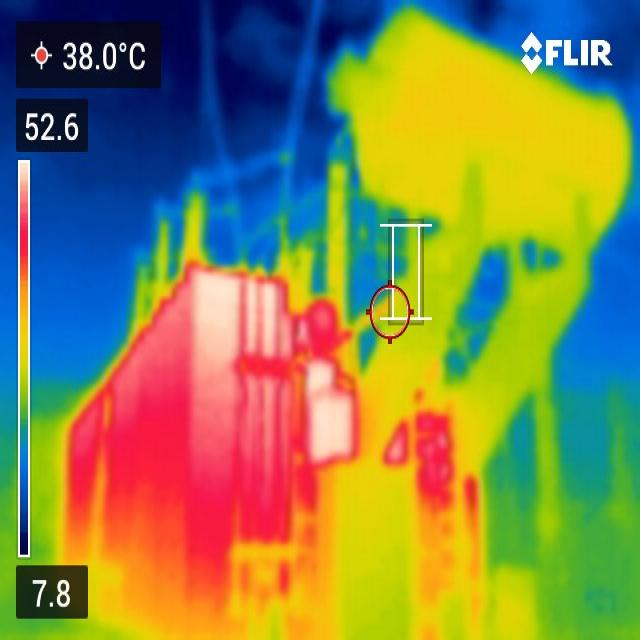
#> input picture transformer-inspector/Faulty_Detection/samples/T1_faulty_001 (1).jpg, 640 x 640 px
$ python swift_matcher.py 'samples/T1_faulty_001 (1).jpg' samples/T1_normal_001.jpg 1.0
#> lines starting #> are read from the running program, lines starting #| are printed output that depends on the picture
#!/usr/bin/env python3
"""
Swift Image Matching - High Performance Thermal Image Comparison
Uses optimized algorithms for fast similarity detection
"""

import cv2
import numpy as np
import sys
import os
import time
from pathlib import Path

class SwiftMatcher:
    def __init__(self, threshold=0.85):
        """
        Swift image matcher using optimized algorithms

        Args:
            threshold: Similarity threshold (0.0 to 1.0)
        """
        self.threshold = threshold
        # More robust feature detector for augmented images
        self.orb = cv2.ORB_create(nfeatures=2000, scaleFactor=1.2, nlevels=8)
        self.bf = cv2.BFMatcher(cv2.NORM_HAMMING, crossCheck=True)

        # SIFT detector for better keypoint detection (if available)
        try:
            self.sift = cv2.SIFT_create(nfeatures=1000)
            self.sift_available = True
        except:
            self.sift_available = False

    def read_and_preprocess(self, path, target_size=(512, 512)):
        """Fast image reading and preprocessing"""
        img = cv2.imread(path, cv2.IMREAD_GRAYSCALE)
        if img is None:
            raise FileNotFoundError(f"Cannot read {path}")

        # Resize for faster processing
        img = cv2.resize(img, target_size)

        # Histogram equalization for better feature detection
        img = cv2.equalizeHist(img)

        return img

    def extract_features(self, img):
        """Extract ORB features for matching"""
        keypoints, descriptors = self.orb.detectAndCompute(img, None)
        return keypoints, descriptors

    def histogram_comparison(self, img1, img2):
        """Improved histogram-based comparison with multiple color spaces"""
        scores = []

        # Original grayscale histogram
        hist1 = cv2.calcHist([img1], [0], None, [256], [0, 256])
        hist2 = cv2.calcHist([img2], [0], None, [256], [0, 256])

        # Normalize histograms
        cv2.normalize(hist1, hist1, 0, 1, cv2.NORM_MINMAX)
        cv2.normalize(hist2, hist2, 0, 1, cv2.NORM_MINMAX)

        # Multiple comparison methods
        correlation = cv2.compareHist(hist1, hist2, cv2.HISTCMP_CORREL)
        chi_square = 1.0 / (1.0 + cv2.compareHist(hist1, hist2, cv2.HISTCMP_CHISQR))
        intersection = cv2.compareHist(hist1, hist2, cv2.HISTCMP_INTERSECT)

        # Robust histogram (less sensitive to brightness changes)
        # Use smaller bins to reduce sensitivity
        hist1_coarse = cv2.calcHist([img1], [0], None, [32], [0, 256])
        hist2_coarse = cv2.calcHist([img2], [0], None, [32], [0, 256])
        cv2.normalize(hist1_coarse, hist1_coarse, 0, 1, cv2.NORM_MINMAX)
        cv2.normalize(hist2_coarse, hist2_coarse, 0, 1, cv2.NORM_MINMAX)

        coarse_corr = cv2.compareHist(hist1_coarse, hist2_coarse, cv2.HISTCMP_CORREL)

        # Combine scores (weighted average)
        final_score = (correlation * 0.4 + chi_square * 0.2 +
                      intersection * 0.2 + coarse_corr * 0.2)

        return max(0, final_score)

    def template_matching(self, img1, img2):
        """Fast template matching with multiple scales"""
        scores = []

        # Try different scales
        scales = [0.8, 1.0, 1.2]

        for scale in scales:
            h, w = img2.shape
            new_h, new_w = int(h * scale), int(w * scale)

            if new_h > img1.shape[0] or new_w > img1.shape[1]:
                continue

            resized_template = cv2.resize(img2, (new_w, new_h))

            # Template matching
            result = cv2.matchTemplate(img1, resized_template, cv2.TM_CCOEFF_NORMED)
            _, max_val, _, _ = cv2.minMaxLoc(result)
            scores.append(max_val)

        return max(scores) if scores else 0.0

    def feature_matching(self, desc1, desc2, kp1=None, kp2=None):
        """Improved feature matching with ratio test and geometric verification"""
        if desc1 is None or desc2 is None or len(desc1) < 10 or len(desc2) < 10:
            return 0.0

        try:
            # Use FLANN matcher for better performance
            FLANN_INDEX_KDTREE = 1
            index_params = dict(algorithm=FLANN_INDEX_KDTREE, trees=5)
            search_params = dict(checks=50)
            flann = cv2.FlannBasedMatcher(index_params, search_params)

            # Get k=2 nearest neighbors for ratio test
            if len(desc1) >= 2 and len(desc2) >= 2:
                matches = flann.knnMatch(desc1, desc2, k=2)
            else:
                # Fallback to brute force matcher
                matches = self.bf.match(desc1, desc2)
                matches = sorted(matches, key=lambda x: x.distance)
                good_matches = [m for m in matches if m.distance < 50]
                if len(good_matches) > 0:
                    match_ratio = len(good_matches) / min(len(desc1), len(desc2))
                    avg_distance = np.mean([m.distance for m in good_matches])
                    return max(0, 1.0 - (avg_distance / 100.0)) * match_ratio
                return 0.0

            # Apply Lowe's ratio test
            good_matches = []
            for match_pair in matches:
                if len(match_pair) == 2:
                    m, n = match_pair
                    if m.distance < 0.7 * n.distance:  # Lowe's ratio test
                        good_matches.append(m)

            if len(good_matches) < 10:
                return 0.0

            # Geometric verification using homography (if enough matches)
            if len(good_matches) >= 15 and kp1 is not None and kp2 is not None:
                src_pts = np.float32([kp1[m.queryIdx].pt for m in good_matches]).reshape(-1, 1, 2)
                dst_pts = np.float32([kp2[m.trainIdx].pt for m in good_matches]).reshape(-1, 1, 2)

                # Find homography with RANSAC
                M, mask = cv2.findHomography(src_pts, dst_pts,
                                           cv2.RANSAC, 5.0)

                if mask is not None:
                    inliers = np.sum(mask)
                    inlier_ratio = inliers / len(good_matches)

                    # Score based on inlier ratio and number of matches
                    match_score = (inlier_ratio * 0.7 +
                                 min(1.0, len(good_matches) / 100.0) * 0.3)
                    return match_score

            # Standard scoring without geometric verification
            match_ratio = len(good_matches) / min(len(desc1), len(desc2))
            avg_distance = np.mean([m.distance for m in good_matches])
            similarity = max(0, 1.0 - (avg_distance / 100.0))

            return similarity * match_ratio

        except Exception as e:
            print(f"Feature matching error: {e}")
            # Fallback to simple matching
            try:
                matches = self.bf.match(desc1, desc2)
                if len(matches) > 10:
                    matches = sorted(matches, key=lambda x: x.distance)
                    good_matches = matches[:min(50, len(matches)//2)]
                    avg_distance = np.mean([m.distance for m in good_matches])
                    return max(0, 1.0 - (avg_distance / 100.0))
            except:
                pass
            return 0.0

    def phase_correlation(self, img1, img2):
        """Phase correlation for translation detection"""
        try:
            # Convert to float32
            f1 = img1.astype(np.float32)
            f2 = img2.astype(np.float32)

            # FFT
            F1 = np.fft.fft2(f1)
            F2 = np.fft.fft2(f2)

            # Phase correlation
            R = (F1 * np.conj(F2)) / (np.abs(F1 * np.conj(F2)) + 1e-10)
            r = np.fft.ifft2(R).real

            # Find peak
            peak = np.max(r)
            return min(1.0, peak)

        except Exception:
            return 0.0

    def augmentation_robust_compare(self, img1, img2):
        """Compare images robust to common augmentations"""
        scores = []

        # Test with different brightness adjustments
        brightness_factors = [0.8, 1.0, 1.2]
        for factor in brightness_factors:
            adjusted = np.clip(img2.astype(np.float32) * factor, 0, 255).astype(np.uint8)

            # Simple correlation
            corr = cv2.matchTemplate(img1, adjusted, cv2.TM_CCOEFF_NORMED)
            scores.append(np.max(corr))

        # Test with small rotations (common in augmentation)
        for angle in [-5, 0, 5]:
            h, w = img2.shape
            center = (w // 2, h // 2)
            M = cv2.getRotationMatrix2D(center, angle, 1.0)
            rotated = cv2.warpAffine(img2, M, (w, h))

            corr = cv2.matchTemplate(img1, rotated, cv2.TM_CCOEFF_NORMED)
            scores.append(np.max(corr))

        # Test with slight scaling
        for scale in [0.95, 1.0, 1.05]:
            h, w = img2.shape
            new_h, new_w = int(h * scale), int(w * scale)
            if new_h > 0 and new_w > 0 and new_h <= img1.shape[0] and new_w <= img1.shape[1]:
                scaled = cv2.resize(img2, (new_w, new_h))

                # Pad or crop to match img1 size
                if scaled.shape[0] < img1.shape[0] or scaled.shape[1] < img1.shape[1]:
                    # Pad
                    pad_h = max(0, img1.shape[0] - scaled.shape[0])
                    pad_w = max(0, img1.shape[1] - scaled.shape[1])
                    scaled = cv2.copyMakeBorder(scaled, pad_h//2, pad_h-pad_h//2,
                                              pad_w//2, pad_w-pad_w//2, cv2.BORDER_CONSTANT)

                # Crop to match size
                scaled = scaled[:img1.shape[0], :img1.shape[1]]

                corr = cv2.matchTemplate(img1, scaled, cv2.TM_CCOEFF_NORMED)
                scores.append(np.max(corr))

        return max(scores) if scores else 0.0

    def swift_compare(self, path1, path2, verbose=True):
        """
        Swift comparison using multiple fast algorithms

        Returns:
            tuple: (is_same_scene, confidence_score, best_method, processing_time)
        """
        start_time = time.time()

        if verbose:
            print(f"🚀 Swift Image Matching")
            print(f"=" * 50)
            print(f"Image 1: {Path(path1).name}")
            print(f"Image 2: {Path(path2).name}")
            print(f"Threshold: {self.threshold:.3f}")
            print("-" * 50)

        # Load and preprocess images
        img1 = self.read_and_preprocess(path1)
        img2 = self.read_and_preprocess(path2)

        scores = {}
        methods = {}

        # 1. Histogram comparison (fastest)
        hist_score = self.histogram_comparison(img1, img2)
        scores['histogram'] = hist_score
        methods['histogram'] = "Histogram Correlation"

        # 2. Template matching (fast)
        template_score = self.template_matching(img1, img2)
        scores['template'] = template_score
        methods['template'] = "Template Matching"

        # 3. Phase correlation (fast)
        phase_score = self.phase_correlation(img1, img2)
        scores['phase'] = phase_score
        methods['phase'] = "Phase Correlation"

        # 4. Feature matching (moderate speed, high accuracy)
        kp1, desc1 = self.extract_features(img1)
        kp2, desc2 = self.extract_features(img2)
        feature_score = self.feature_matching(desc1, desc2, kp1, kp2)
        scores['features'] = feature_score
        methods['features'] = "ORB Feature Matching"

        # 5. Structural similarity (simple version)
        # Resize to small size for speed
        small1 = cv2.resize(img1, (64, 64))
        small2 = cv2.resize(img2, (64, 64))

        # Simple structural similarity
        diff = cv2.absdiff(small1, small2)
        mse = np.mean(diff ** 2)
        struct_score = max(0, 1.0 - (mse / 255.0))
        scores['structural'] = struct_score
        methods['structural'] = "Structural Similarity"

        # 6. Augmentation-robust comparison
        aug_score = self.augmentation_robust_compare(img1, img2)
        scores['augmentation'] = aug_score
        methods['augmentation'] = "Augmentation Robust"

        processing_time = time.time() - start_time

        if verbose:
            for method, score in scores.items():
                status = "✅" if score >= self.threshold else "❌"
                print(f"{status} {methods[method]:<25}: {score:.4f}")

        # Find best score and method
        best_method = max(scores.keys(), key=lambda k: scores[k])
        best_score = scores[best_method]

        # Weighted combination for final decision (updated weights)
        weights = {
            'histogram': 0.15,
            'template': 0.15,
            'phase': 0.10,
            'features': 0.30,  # Most reliable for keypoints
            'structural': 0.10,
            'augmentation': 0.20  # Good for augmented images
        }

        weighted_score = sum(scores[method] * weights[method] for method in scores.keys())

        is_same_scene = weighted_score >= self.threshold

        if verbose:
            print("-" * 50)
            print(f"🏆 Best individual: {methods[best_method]} ({best_score:.4f})")
            print(f"📊 Weighted average: {weighted_score:.4f}")
            print(f"⚡ Processing time: {processing_time:.3f}s")
            print("-" * 50)

            if is_same_scene:
                print(f"✅ Images show the SAME scene (confidence: {weighted_score:.1%})")
            else:
                print(f"❌ Images show DIFFERENT scenes (confidence: {(1-weighted_score):.1%})")

        return is_same_scene, weighted_score, methods[best_method], processing_time, scores, methods

    # [55 lines left out: function batch_compare, not called in this run]

def main():
    if len(sys.argv) < 3:
        print("Usage: python swift_matcher.py <image1_path> <image2_path> [threshold]")
        print("Example: python swift_matcher.py img1.jpg img2.jpg 0.85")
        return

    path1 = sys.argv[1]
    path2 = sys.argv[2]
    threshold = float(sys.argv[3]) if len(sys.argv) > 3 else 0.85

    if not os.path.exists(path1) or not os.path.exists(path2):
        print("Error: One or both image paths are invalid.")
        return

    # Create swift matcher and compare
    matcher = SwiftMatcher(threshold=threshold)
    is_same, confidence, method, proc_time = matcher.swift_compare(path1, path2)
#> call 2 of read_and_preprocess, with path = 'samples/T1_normal_001.jpg', target_size = (512, 512)
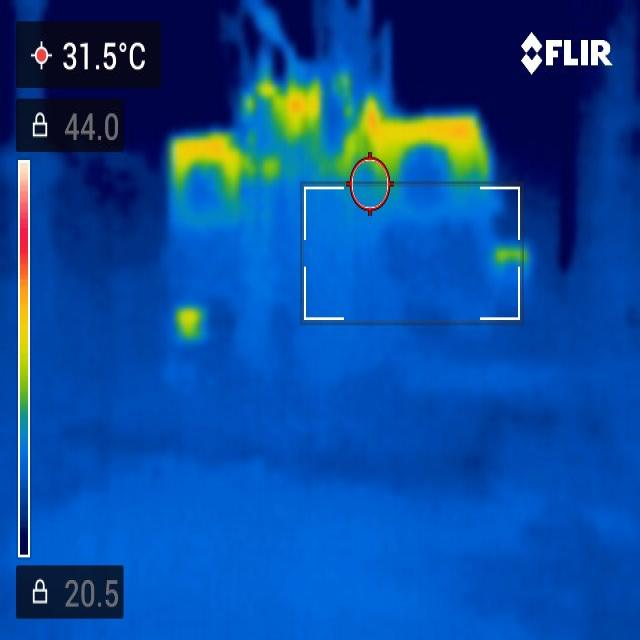
#> input picture transformer-inspector/Faulty_Detection/samples/T1_normal_001.jpg, 640 x 640 px
#> in histogram_comparison, `hist1 = cv2.calcHist([img1], [0], None, [256], [0, 256])`: hist1 = 256 values, max 7939 at index 233, min 0 at index 1, mean 1024
#> in histogram_comparison, `hist2 = cv2.calcHist([img2], [0], None, [256], [0, 256])`: hist2 = 256 values, max 21399 at index 27, min 0 at index 2, mean 1024
#> in histogram_comparison, `correlation = cv2.compareHist(hist1, hist2, cv2.HISTCMP_CORREL)`: correlation = 0.0156
#> in histogram_comparison, `chi_square = 1.0 / (1.0 + cv2.compareHist(hist1, hist2, cv2.HISTCMP_CH..`: chi_square = 0.0264
#> in histogram_comparison, `intersection = cv2.compareHist(hist1, hist2, cv2.HISTCMP_INTERSECT)`: intersection = 6.6
#> in histogram_comparison, `hist1_coarse = cv2.calcHist([img1], [0], None, [32], [0, 256])`: hist1_coarse = 32 values, max 14666 at index 30, min 5432 at index 28, mean 8192
#> in histogram_comparison, `hist2_coarse = cv2.calcHist([img2], [0], None, [32], [0, 256])`: hist2_coarse = 32 values, max 24521 at index 3, min 0 at index 1, mean 8192
#> in histogram_comparison, `coarse_corr = cv2.compareHist(hist1_coarse, hist2_coarse, cv2.HISTCMP_..`: coarse_corr = -0.0283
#> in histogram_comparison, `final_score = (correlation * 0.4 + chi_square * 0.2 + intersection * 0..`: final_score = 1.33
#> the loop in template_matching, `for scale in scales:` made 3 passes
#> max_val on pass 1: 0.351
#> (result, max_val) on pass 2: ([0.321], 0.321)
#> pass 1, in template_matching, `result = cv2.matchTemplate(img1, resized_template, cv2.TM_CCOEFF_NORMED)`:
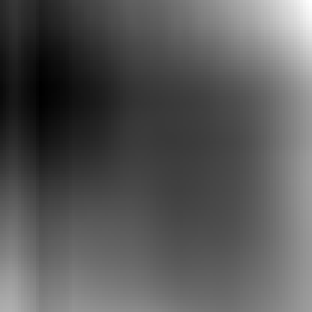
#> result: shape (104, 104) float32 (shown 3 times larger); min -0.019, max 0.351, mean 0.109; drawn with min black and max white
#> after the loop in template_matching, `for scale in scales:`: scores = [0.351, 0.321]
#> in swift_compare, `template_score = self.template_matching(img1, img2)`: template_score = 0.351
#> in phase_correlation, `r = np.fft.ifft2(R).real`:
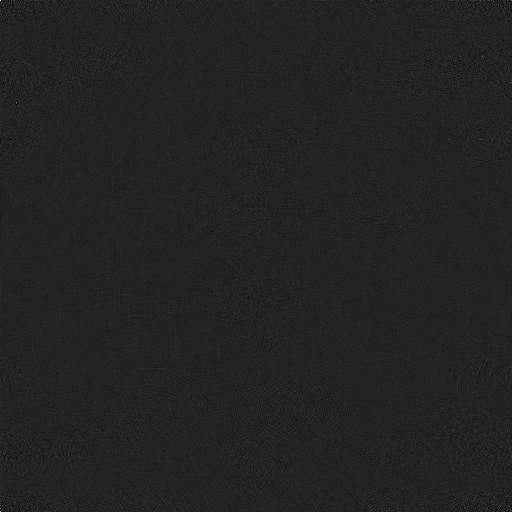
#> r: shape (512, 512) float64; min -0.0279, max 0.172, mean 3.81e-06; drawn with min black and max white
#> in phase_correlation, `peak = np.max(r)`: peak = 0.172
#> in extract_features, `keypoints, descriptors = self.orb.detectAndCompute(img, None)`: keypoints = 1576 keypoints; strongest (x, y, size): (70, 49, 31), (55, 97, 31), (68, 38, 37.2), (87, 51, 31)
#> in swift_compare, `kp1, desc1 = self.extract_features(img1)`: kp1 has the same summary as keypoints in extract_features
#> in extract_features (call 2), `keypoints, descriptors = self.orb.detectAndCompute(img, None)`: keypoints = 1307 keypoints; strongest (x, y, size): (98, 40, 31), (100, 39, 31), (57, 49, 31), (34, 479, 31)
#> in swift_compare, `kp2, desc2 = self.extract_features(img2)`: kp2 has the same summary as keypoints in extract_features
#> in feature_matching, `matches = self.bf.match(desc1, desc2)`: matches = 384 matches
#> in feature_matching, `good_matches = matches[:min(50, len(matches)//2)]`: good_matches = 50 matches
#> in feature_matching, `avg_distance = np.mean([m.distance for m in good_matches])`: avg_distance = 34.92
#> in swift_compare, `feature_score = self.feature_matching(desc1, desc2, kp1, kp2)`: feature_score = 0.651
#> in swift_compare, `diff = cv2.absdiff(small1, small2)`:
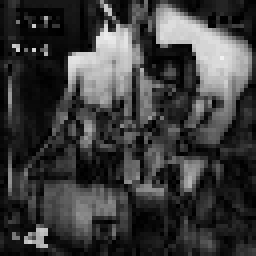
#> diff: shape (64, 64) (shown 4 times larger); min 0, max 241, mean 59.7
#> in swift_compare, `mse = np.mean(diff ** 2)`: mse = 102.2
#> in swift_compare, `struct_score = max(0, 1.0 - (mse / 255.0))`: struct_score = 0.599
#> the loop in augmentation_robust_compare, `for factor in brightness_factors:` made 3 passes
#> corr on passes 1 to 3: [0.321], [0.321], [0.334]
#> pass 1, in augmentation_robust_compare, `adjusted = np.clip(img2.astype(np.float32) * factor, 0, 255).astype(np..`:
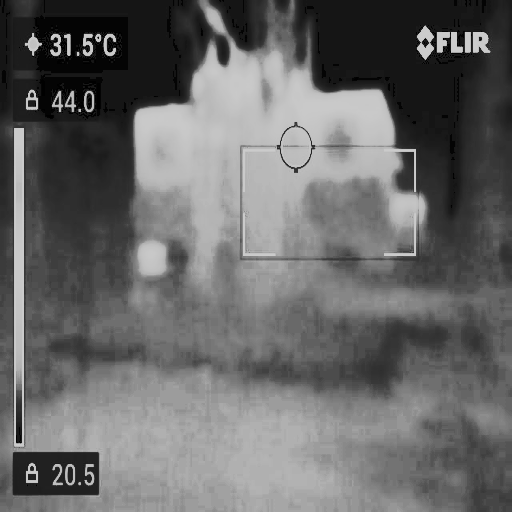
#> adjusted: shape (512, 512); min 0, max 204, mean 103.6
#> after the loop in augmentation_robust_compare, `for factor in brightness_factors:`: scores = [0.321, 0.321, 0.334]
#> the loop in augmentation_robust_compare, `for angle in [-5, 0, 5]:` made 3 passes
#> corr on passes 1 to 3: [0.244], [0.321], [0.232]
#> pass 1, in augmentation_robust_compare, `rotated = cv2.warpAffine(img2, M, (w, h))`:
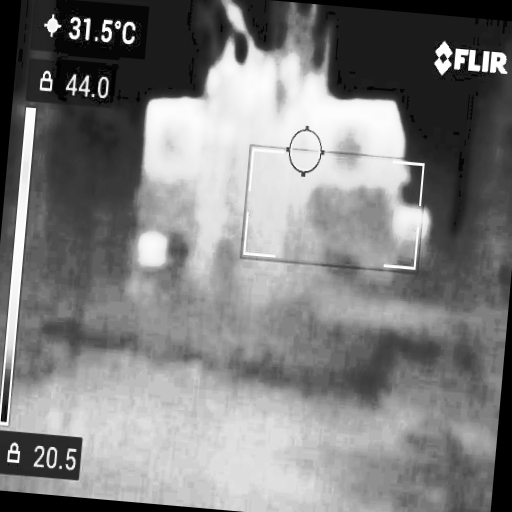
#> rotated: shape (512, 512); min 0, max 255, mean 126.7
#> after the loop in augmentation_robust_compare, `for angle in [-5, 0, 5]:`: scores = [0.321, 0.321, 0.334, 0.244, 0.321, 0.232]
#> the loop in augmentation_robust_compare, `for scale in [0.95, 1.0, 1.05]:` made 3 passes
#> corr on passes 1 to 2: [0.216], [0.321]
#> pass 1, in augmentation_robust_compare, `scaled = cv2.copyMakeBorder(scaled, pad_h//2, pad_h-pad_h//2, pad_w//2..`:
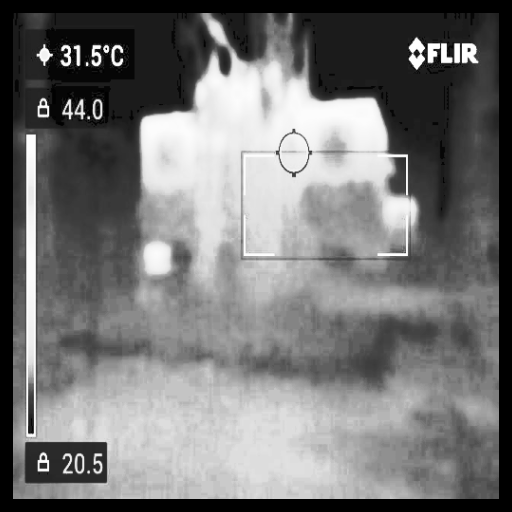
#> scaled: shape (512, 512); min 0, max 255, mean 117.2
#> after the loop in augmentation_robust_compare, `for scale in [0.95, 1.0, 1.05]:`: pad_h = 26; scores = [0.321, 0.321, 0.334, 0.244, 0.321, 0.232, 0.216, 0.321]
#> in swift_compare, `aug_score = self.augmentation_robust_compare(img1, img2)`: aug_score = 0.334
#> the loop in swift_compare, `for method, score in scores.items():` made 6 passes
#> (method, score, status) on passes 1 to 6: ('histogram', 1.33, '✅'), ('template', 0.351, '❌'), ('phase', 0.172, '❌'), ('features', 0.651, '❌'), ('structural', 0.599, '❌'), ('augmentation', 0.334, '❌')
#| ✅ Histogram Correlation    : 1.3262
#| ❌ Template Matching        : 0.3512
#| ❌ Phase Correlation        : 0.1725
#| ❌ ORB Feature Matching     : 0.6508
#| ❌ Structural Similarity    : 0.5993
#| ❌ Augmentation Robust      : 0.3339
#> in swift_compare, `best_method = max(scores.keys(), key=lambda k: scores[k])`: best_method = 'histogram'
#> in swift_compare, `best_score = scores[best_method]`: best_score = 1.33
#> in swift_compare, `weighted_score = sum(scores[method] * weights[method] for method in sc..`: weighted_score = 0.591
#> in swift_compare, `is_same_scene = weighted_score >= self.threshold`: is_same_scene = False
#| 🏆 Best individual: Histogram Correlation (1.3262)
#| 📊 Weighted average: 0.5908
#| ❌ Images show DIFFERENT scenes (confidence: 40.9%)

if __name__ == "__main__":
#> (the run stopped early here; a loop or call above may not have finished)
